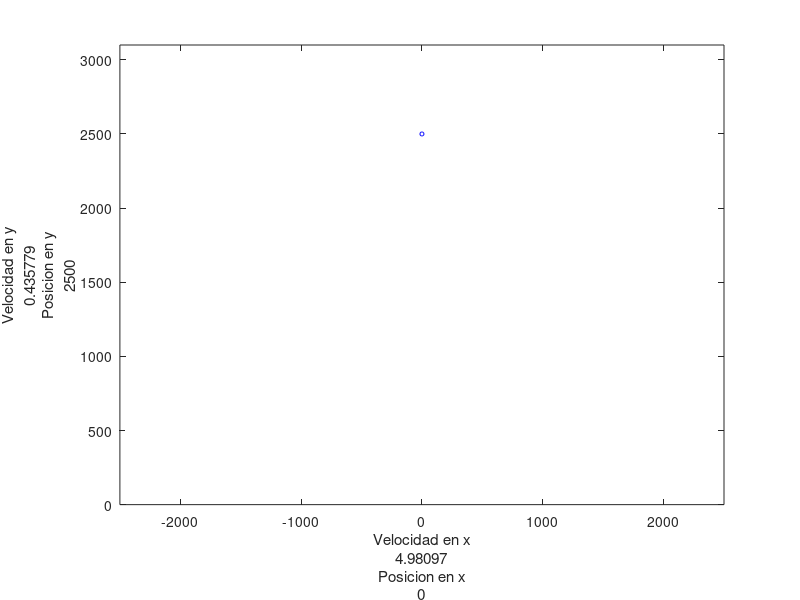

Write MATLAB code to recreate this figure. (Note: this script raises an error after producing the figure.)
clc;
clear;
vo = input("Cual es la velocidad inicial del proyectil: ");
angulog = input("Cual es el angulo de salida: ");

angulor = angulog*pi()/180; %Convertimos el Angulo a radianes
vox = vo*cos(angulor); %Conseguimos las velocidades iniciales en el ejex y en el ejey
voy = vo*sin(angulor);
x0 = 0; %Ponemos el valor de las x0 y y0 iniciales
y0 = 2500; %Altura de un volcan
h = 0.065; %Paso de el tiempo de Euler

g = 9.8; %Gravedad
sigma = input("Cual es el coeficiente ß de su proyectil: ");
D = input("Cual es el diametro de su proyectil: ");
m = 0.15; %Masa del proyectil
b = sigma/D;
t = 0:h:60; %Tiempo con a ritmo del paso antes usado
vx = zeros(size(t)); %Esto crea un vector que tenga todos los valores de velocidadx velocidady, al igual que sus posiciónes
vy = zeros(size(t));
x = zeros(size(t));
y = zeros(size(t));
vx(1) = vox; % Esto hace que el primer valor de estos vectores sean las posiciones iniciales
vy(1) = voy;
x(1) = x0;
y(1) = y0;

for i = 1:length(vx) %Esto consige la velocidad en x con el metodo de euler
    vx(i+1)= vx(i)+h*((-b/m)*vx(i));
end

for i = 1:length(vy)
     %Esto consigue la velocidad en y con el metodo de euler
    vy(i+1)= vy(i)+h*((-b/m)*vy(i)-g);
end

for i = 1:length(x) % Esto consigue la posición en x con el metodo de euelr
    
    x(i+1)= x(i)+vx(i)*h;
end

for i = 1:length(y) % Esto consigue la posición en y con el metodo de euler
    
    y(i+1)= y(i)+vy(i)*h;
end



for i=1:size(x,2) %Esto hace la gráfica
    if(i>1 && y(i)<=0)
        break;
    end
    plot(x(i),y(i),'bo','MarkerSize',3);
    xlabel({'Velocidad en x',vx(i),'Posicion en x',x(i)}) % Esto despliega los valores actuales de la velocidad y distancias en ambos ejes
    ylabel({'Velocidad en y',vy(i),'Posicion en y',y(i)})
    hold on; 
    pause(0.02);
    axis([-2500 2500 y0-2500 y0+600]);
    img = imread('volcan2.jpg');%Creamos un objeto de tipo imagen
    image('CData',img,'XData',[-500 500],'YData',[0 y0]);%Definimos la posicion de la imagen

    tx = text(0,y0*2-20,"Posicion x: "); 
    ty = text(0,y0*2-120,"Posicion y: ");
    tvx = text(0,y0*2-220,"Velocidad x: ");
    tvy = text(0,y0*2-320,"Velocidad y: ");

end


disp("Los Parametros que se usaron fueron:")
fprintf("Angulo: %i\nVelocidad Inicial en x e y: (%fm/s, %fm/s)\nPosición inicial en (x,y): (%i, %i)", angulog,vox, voy, x0, y0)
fprintf("\nTamaño del paso usado para Euler: %f\n gravedad: 9.8\n Coeficiente ß: %f\nDiametro: %f",h, sigma, D)
fprintf("\nMasa: %f\nconstant b = %f\n",m, b)
